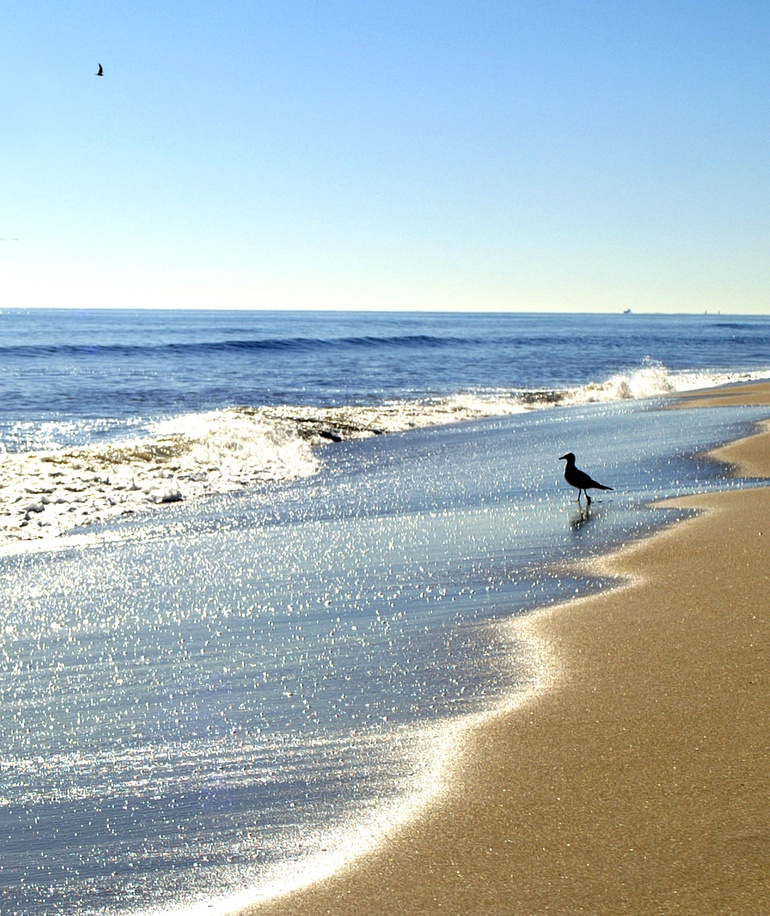
#> input picture images/sunandsea.jpg, 770 x 916 px, shrunk from 1288 x 1532 before the run
$ python tuto54texture.py   (older library calls are emulated)
#> lines starting #> are read from the running program, lines starting #| are printed output that depends on the picture; after the words box and inside, x2 and y2 are one past the last pixel; in counts of white or black regions, pixels touching at a corner belong together; long printed decimals are rounded

#Video Playlist: https://www.youtube.com/playlist?list=PLHae9ggVvqPgyRQQOtENr6hK0m1UquGaG
#Scratch Assay single image sgmentation
import matplotlib.pyplot as plt
from skimage import io
import numpy as np
from skimage.filters import threshold_otsu
import cv2
img = io.imread("images/sunandsea.jpg", as_gray=True)
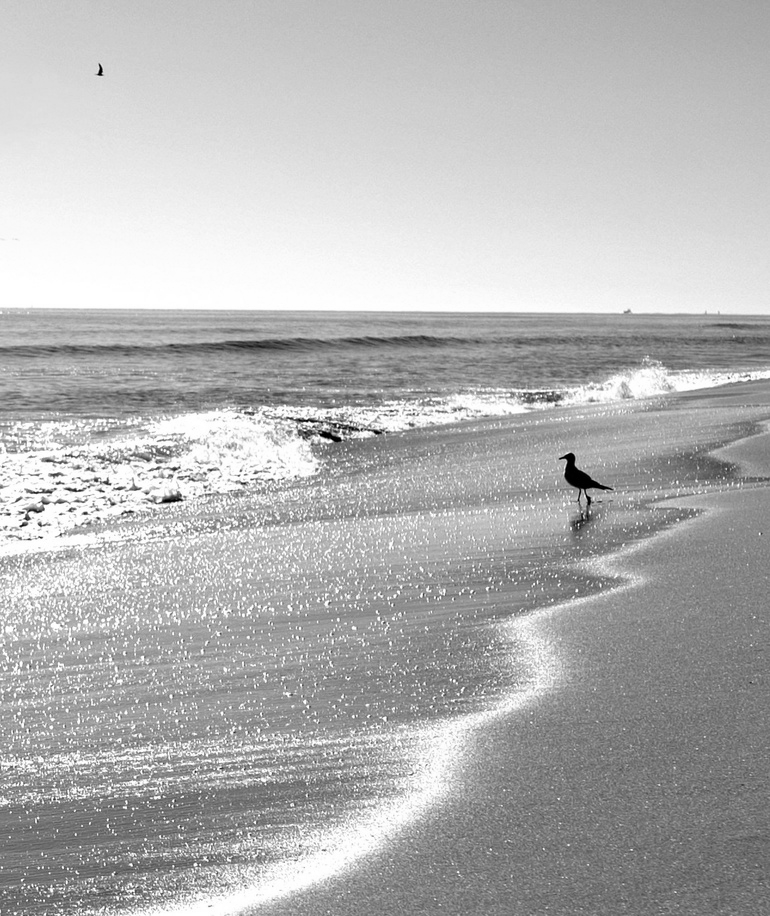
#> img: shape (916, 770) float64; min 0, max 1, mean 0.707
##################################################
#Variance - not a great way to quantify texture
from scipy import ndimage
k=7
img_mean = ndimage.uniform_filter(img, (k, k))
img_sqr_mean = ndimage.uniform_filter(img**2, (k, k))
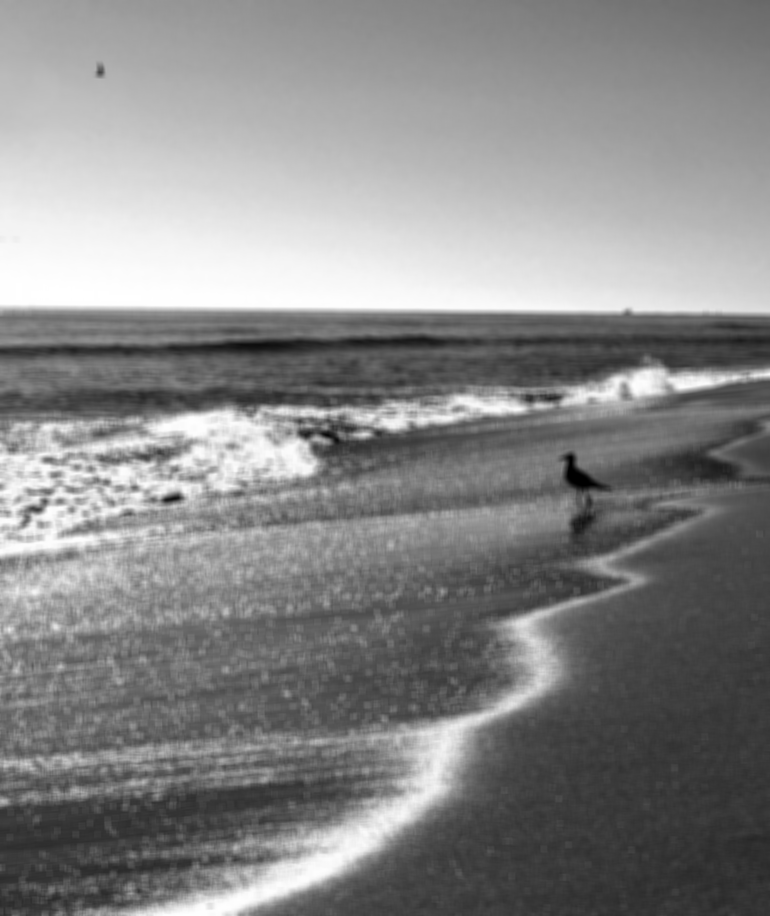
#> img_sqr_mean: shape (916, 770) float64; min 1.22e-05, max 1, mean 0.532
img_var = img_sqr_mean - img_mean**2
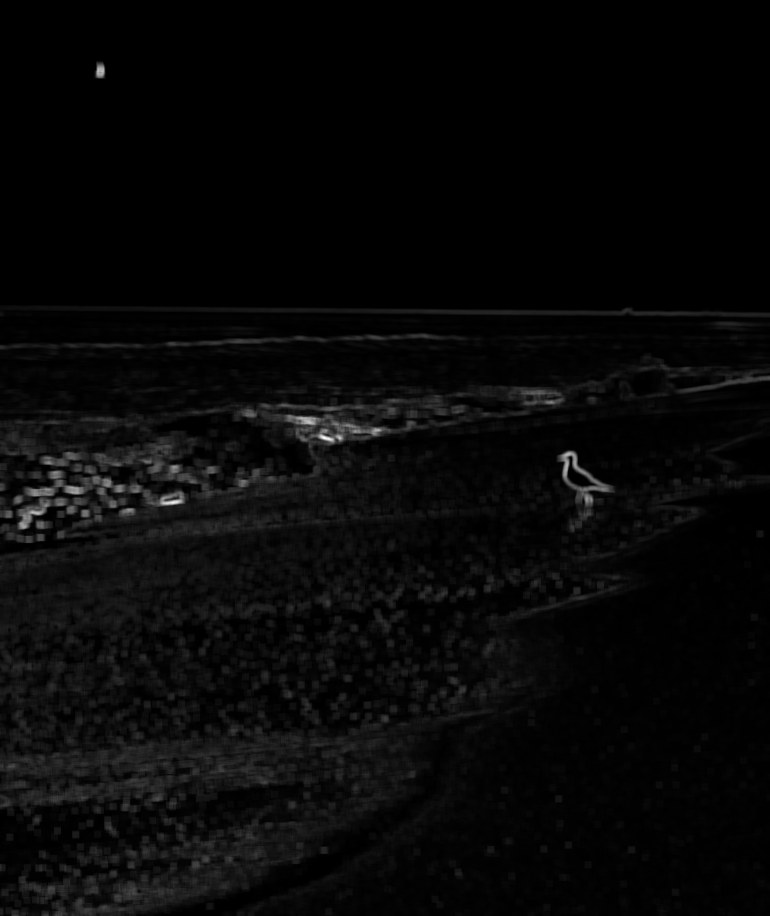
#> img_var: shape (916, 770) float64; min -2.22e-15, max 0.175, mean 0.00554; drawn with min black and max white
plt.imshow(img_var, cmap='gray')
#######################################################
#GABOR - A great filter for texture but usually efficient
#if we know exact parameters. Good choice for generating features
#for machine learning
ksize=45
theta=np.pi/4
kernel = cv2.getGaborKernel((ksize, ksize), 5.0, theta, 10.0, 0.9, 0, ktype=cv2.CV_32F)
filtered_image = cv2.filter2D(img, cv2.CV_8UC3, kernel)
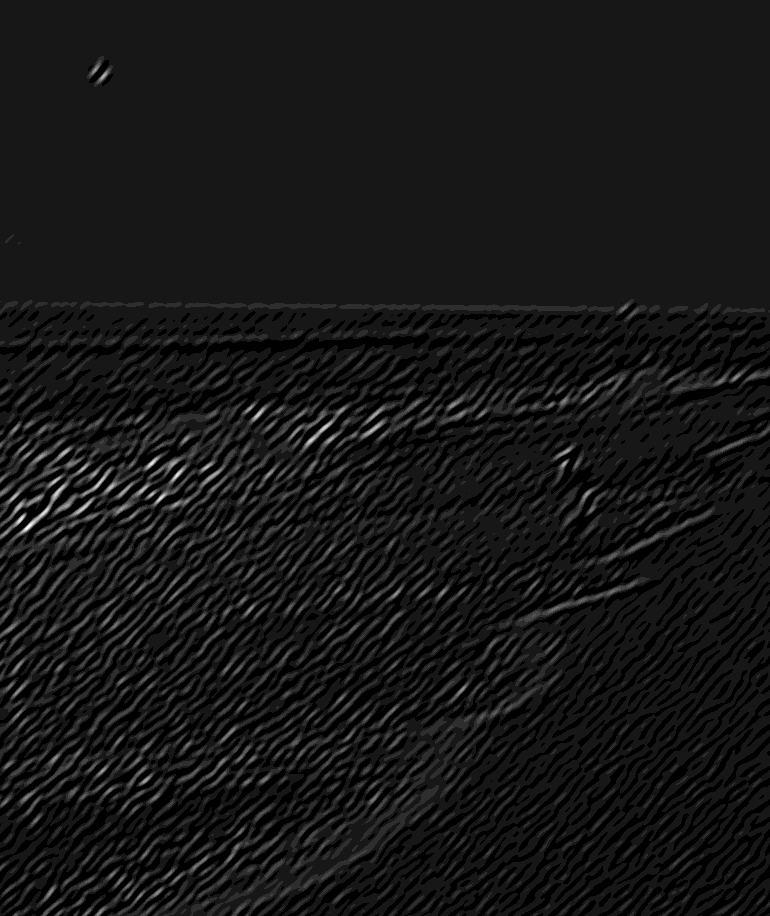
#> filtered_image: shape (916, 770); min 0, max 11, mean 0.961; drawn with min black and max white
plt.imshow(filtered_image, cmap='gray')
###########################################################
#Entropy
#Entropy quantifies disorder.
#Since cell region has high variation in pixel values the entropy would be
#higher compared to scratch region
from skimage.filters.rank import entropy
from skimage.morphology import disk
entropy_img = entropy(img, disk(3))
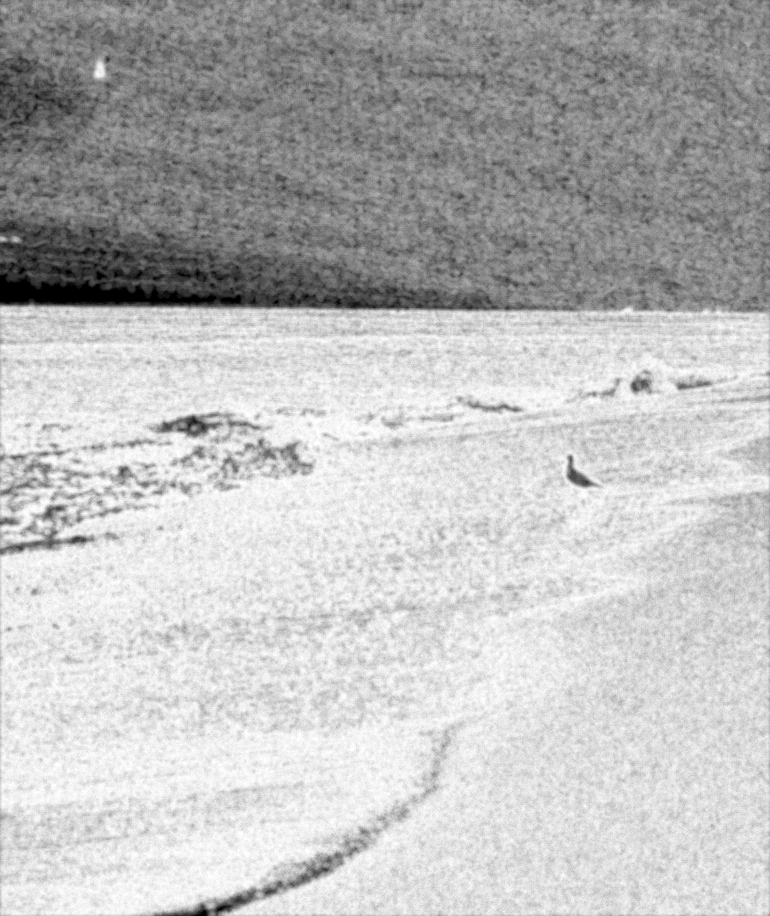
#> entropy_img: shape (916, 770) float64; min 0, max 4.86, mean 3.6; drawn with min black and max white
plt.imshow(entropy_img)
#Scratch Analysis - single image
#Now let us use otsu to threshold high vs low entropy regions.
plt.hist(entropy_img.flat, bins=100, range=(0,5)) #.flat returns the flattened numpy array (1D)
thresh = threshold_otsu(entropy_img)
#> thresh = 3.31
#Now let us binarize the entropy image
binary = entropy_img <= thresh
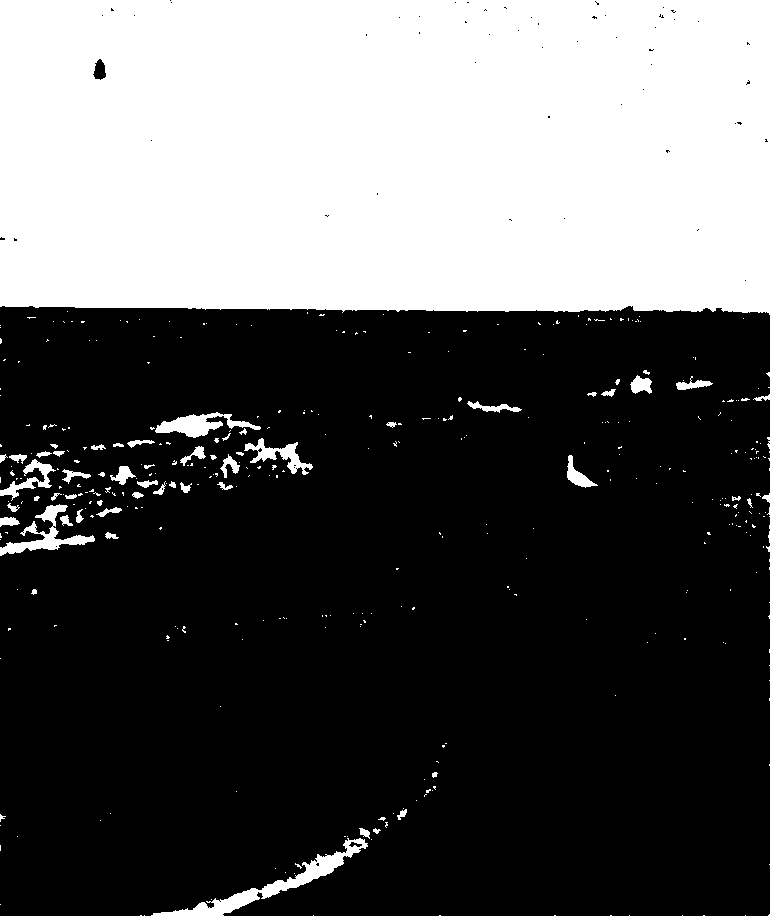
#> binary: shape (916, 770) bool; 35.4% white; 381 white regions (322 under 20 px), largest, box (x1, y1, x2, y2) and area: (0, 0, 770, 315) 238140, (151, 838, 368, 916) 2541, (0, 504, 95, 556) 1328
plt.imshow(binary)
#Sum all pixels in the scratch region (values =1)
scratch_area = np.sum(binary == 1)
#> scratch_area = 249872
print("Scratched area is: ", scratch_area, "Square pixels")
#| Scratched area is:  249872 Square pixels
scale = 0.45 # microns/pixel
print("Scratched area in sq. microns is: ", scratch_area*((scale)**2), "Square pixels")
#| Scratched area in sq. microns is:  50599.08 Square pixels
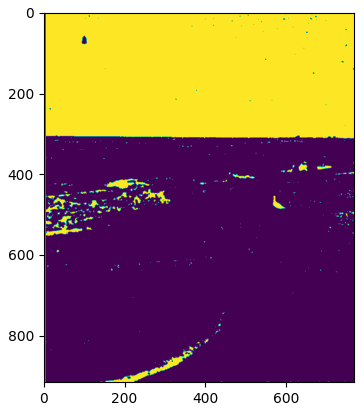
#> figure drawn by matplotlib, 1 panel

$ run again, with images/cameraman.jpg copied over images/sunandsea.jpg
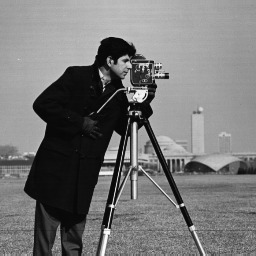
#> input picture images/cameraman.jpg, 256 x 256 px
#> img is the input picture: shape (256, 256); min 0, max 255, mean 118.7
#> thresh = 3.39
#> `binary = entropy_img <= thresh`:
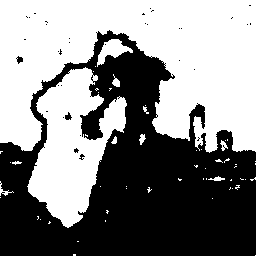
#> binary: shape (256, 256) bool; 52.8% white; 35 black regions (32 under 20 px), largest, box (x1, y1, x2, y2) and area: (0, 30, 256, 256) 30747, (65, 112, 72, 120) 34, (16, 56, 23, 64) 33
#> scratch_area = 34632
#| Scratched area is:  34632 Square pixels
#| Scratched area in sq. microns is:  7012.980 Square pixels
#> `print("Scratched area in sq. microns is: ", scratch_area*((scale)**2),..`:
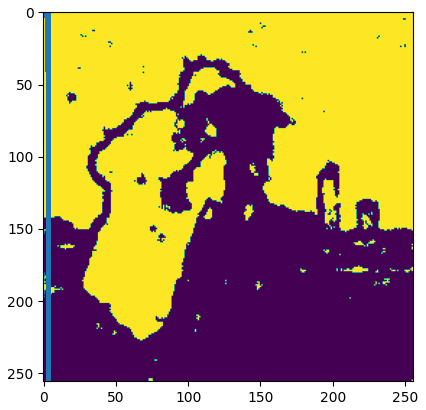
#> figure drawn by matplotlib, 1 panel
